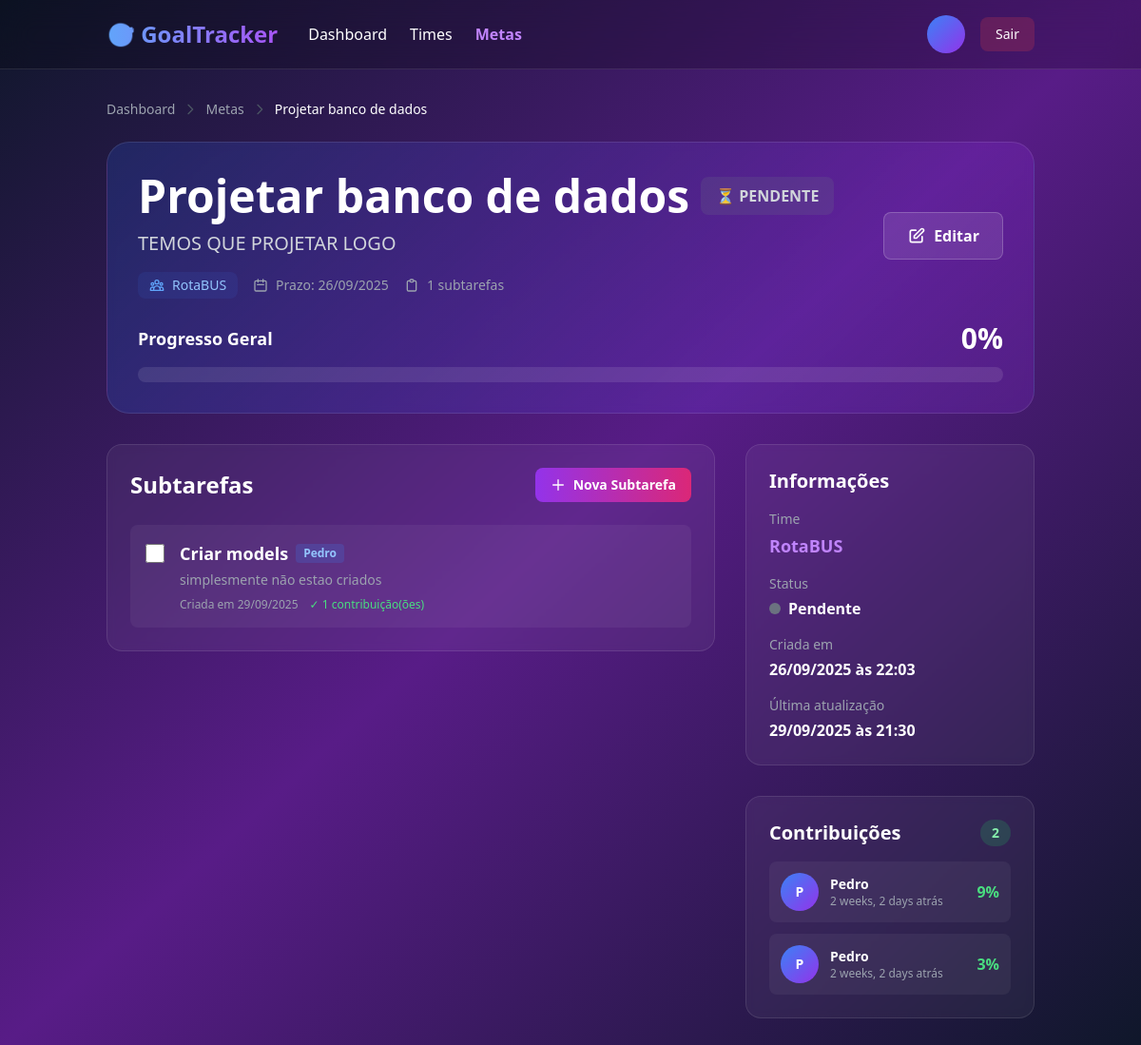
Page /goals/1 on the earlier database version.
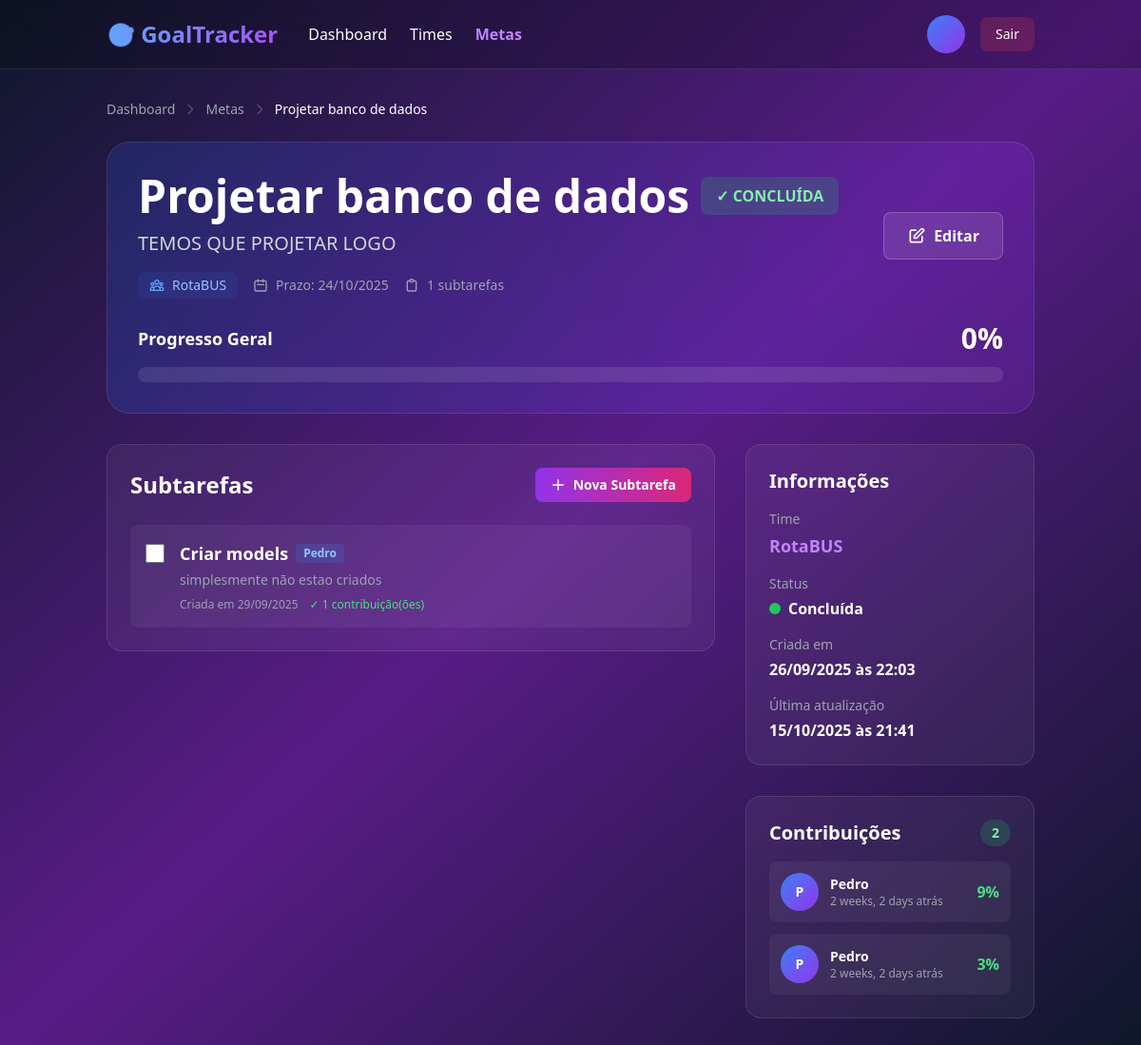
Same page on the later database version.
### goals/models.py (models this page shows, shortened)
class Goal(models.Model):
    STATUS_CHOICES = [
        ('pending', 'Pendente'),
        ('in_progress', 'Em Progresso'),
        ('completed', 'Concluída'),
    ]
    team = models.ForeignKey(Team, on_delete=models.CASCADE, related_name="goals")
    title = models.CharField(max_length=150, unique=True)
    description = models.TextField()
    deadline = models.DateField()
    status = models.CharField(max_length=20, choices=STATUS_CHOICES, default="pending")
    created_at = models.DateTimeField(auto_now_add=True)
    updated_at = models.DateTimeField(auto_now=True)
    @property
    def progress(self):
        total = self.subtasks.count()
        if total == 0:
            return 0
        completed = self.subtasks.filter(is_completed=True).count()
        return int((completed / total) * 100)

### teams/models.py (models this page shows, shortened)
class Team(models.Model):
    name = models.CharField(max_length=150)
    description = models.TextField(blank=True)
    owner = models.ForeignKey(CustomUser, on_delete=models.CASCADE, related_name='owned_teams')
    members = models.ManyToManyField(CustomUser, related_name="teams", blank=True)
    created_at = models.DateTimeField(auto_now_add=True)

### goals/views.py (the view)
# urls.py: path("<int:pk>", GoalDetailView.as_view(), name='goal-detail'),
class GoalDetailView (DetailView, LoginRequiredMixin):
    model = Goal
    context_object_name = "goal"
    template_name = "goals/goal_detail.html"

### templates/goals/goal_detail.html (shortened to what the changed rows need)
{% load static %}
<!DOCTYPE html>
<html lang="pt-BR">
<head>
    <script src="https://cdn.tailwindcss.com"></script>
</head>
<body class="bg-gradient-to-br from-slate-900 via-purple-900 to-slate-900 text-white min-h-screen">
    <div class="container mx-auto px-6 py-8">
        <div class="flex items-center gap-2 text-sm mb-6">
            <a href="{% url 'core:dashboard' %}" class="text-gray-400 hover:text-white transition">Dashboard</a>
            <svg class="w-4 h-4 text-gray-600" fill="none" stroke="currentColor" viewBox="0 0 24 24">
                <path stroke-linecap="round" stroke-linejoin="round" stroke-width="2" d="M9 5l7 7-7 7"/>
            </svg>
            <a href="{% url 'goal-list' %}" class="text-gray-400 hover:text-white transition">Metas</a>
            <svg class="w-4 h-4 text-gray-600" fill="none" stroke="currentColor" viewBox="0 0 24 24">
                <path stroke-linecap="round" stroke-linejoin="round" stroke-width="2" d="M9 5l7 7-7 7"/>
            </svg>
            <span class="text-white">{{ goal.title }}</span>
        </div>
        <div class="bg-gradient-to-r from-blue-600/20 to-purple-600/20 backdrop-blur-sm rounded-3xl p-8 border border-white/10 mb-8">
            <div class="flex flex-col lg:flex-row justify-between items-start lg:items-center gap-6 mb-6">
                <div class="flex-1">
                    <div class="flex items-center gap-3 mb-3">
                        <h1 class="text-4xl md:text-5xl font-bold">{{ goal.title }}</h1>
                        {% if goal.status == 'completed' %}
                        <span class="px-4 py-2 bg-green-500/20 text-green-300 rounded-lg font-semibold">✓ CONCLUÍDA</span>
                        {% elif goal.status == 'in_progress' %}
                        <span class="px-4 py-2 bg-blue-500/20 text-blue-300 rounded-lg font-semibold">⚡ EM PROGRESSO</span>
                        {% else %}
                        <span class="px-4 py-2 bg-gray-500/20 text-gray-300 rounded-lg font-semibold">⏳ PENDENTE</span>
                        {% endif %}
                    </div>
                    <p class="text-xl text-gray-300 mb-4">{{ goal.description }}</p>
                    <div class="flex flex-wrap items-center gap-4 text-sm">
                        <div class="flex items-center gap-2 px-3 py-1 bg-blue-500/10 rounded-lg">
                            <span class="text-blue-300">{{ goal.team.name }}</span>
                        </div>
                        <div class="flex items-center gap-2 text-gray-400">
                            <svg class="w-4 h-4" fill="none" stroke="currentColor" viewBox="0 0 24 24">
                                <path stroke-linecap="round" stroke-linejoin="round" stroke-width="2" d="M8 7V3m8 4V3m-9 8h10M5 21h14a2 2 0 002-2V7a2 2 0 00-2-2H5a2 2 0 00-2 2v12a2 2 0 002 2z"/>
                            </svg>
                            <span>Prazo: {{ goal.deadline|date:"d/m/Y" }}</span>
                        </div>
                        <div class="flex items-center gap-2 text-gray-400">
                            <svg class="w-4 h-4" fill="none" stroke="currentColor" viewBox="0 0 24 24">
                                <path stroke-linecap="round" stroke-linejoin="round" stroke-width="2" d="M9 5H7a2 2 0 00-2 2v12a2 2 0 002 2h10a2 2 0 002-2V7a2 2 0 00-2-2h-2M9 5a2 2 0 002 2h2a2 2 0 002-2M9 5a2 2 0 012-2h2a2 2 0 012 2"/>
                            </svg>
                            <span>{{ goal.subtasks.count }} subtarefas</span>
                        </div>
                    </div>
                </div>
            </div>
            <div>
                <div class="flex justify-between items-center mb-3">
                    <span class="text-lg font-semibold">Progresso Geral</span>
                    <span class="text-3xl font-bold">{{ goal.progress }}%</span>
                </div>
            </div>
        </div>
        <div class="grid lg:grid-cols-3 gap-8">
            <div class="lg:col-span-2">
                <div class="bg-white/5 backdrop-blur-sm rounded-2xl p-6 border border-white/10">
                    <div class="flex items-center justify-between mb-6">
                        <h2 class="text-2xl font-bold">Subtarefas</h2>
                    </div>
                </div>
            </div>
            <div class="space-y-8">
                <div class="bg-white/5 backdrop-blur-sm rounded-2xl p-6 border border-white/10">
                    <div class="space-y-4">
                        <div>
                            <div class="text-sm text-gray-400 mb-1">Time</div>
                            <a href="{% url 'team-detail' goal.team.pk %}" class="text-lg font-semibold text-purple-400 hover:text-purple-300 transition">
                                {{ goal.team.name }}
                            </a>
                        </div>
                        <div>
                            <div class="flex items-center gap-2">
                                {% if goal.status == 'completed' %}
                                <div class="w-3 h-3 bg-green-500 rounded-full"></div>
                                <span class="font-semibold">Concluída</span>
                                {% elif goal.status == 'in_progress' %}
                                <div class="w-3 h-3 bg-blue-500 rounded-full animate-pulse"></div>
                                <span class="font-semibold">Em Progresso</span>
                                {% else %}
                                <div class="w-3 h-3 bg-gray-500 rounded-full"></div>
                                <span class="font-semibold">Pendente</span>
                                {% endif %}
                            </div>
                        </div>
                        <div>
                            <div class="text-sm text-gray-400 mb-1">Criada em</div>
                            <span class="font-semibold">{{ goal.created_at|date:"d/m/Y \à\s H:i" }}</span>
                        </div>
                        <div>
                            <div class="text-sm text-gray-400 mb-1">Última atualização</div>
                            <span class="font-semibold">{{ goal.updated_at|date:"d/m/Y \à\s H:i" }}</span>
                        </div>
                    </div>
                </div>
                <div class="bg-white/5 backdrop-blur-sm rounded-2xl p-6 border border-white/10">
                    <div class="flex items-center justify-between mb-4">
                        <h3 class="text-xl font-bold">Contribuições</h3>
                        <span class="px-3 py-1 bg-green-500/20 text-green-300 rounded-full text-sm font-semibold">
                            {{ goal.contributions.count }}
                        </span>
                    </div>
                </div>
            </div>
        </div>
    </div>
</body>
</html>

Differences in the rows shown:
changed Goal "Projetar banco de dados": status "pending" → "completed" (drawn); deadline "26/09/2025" → "24/10/2025"; updated_at "29/09/2025 às 21:30" → "15/10/2025 às 21:41"
Other differences:
text no longer shown: "⏳ PENDENTE Pendente"
text now shown: "✓ CONCLUÍDA Concluída"
